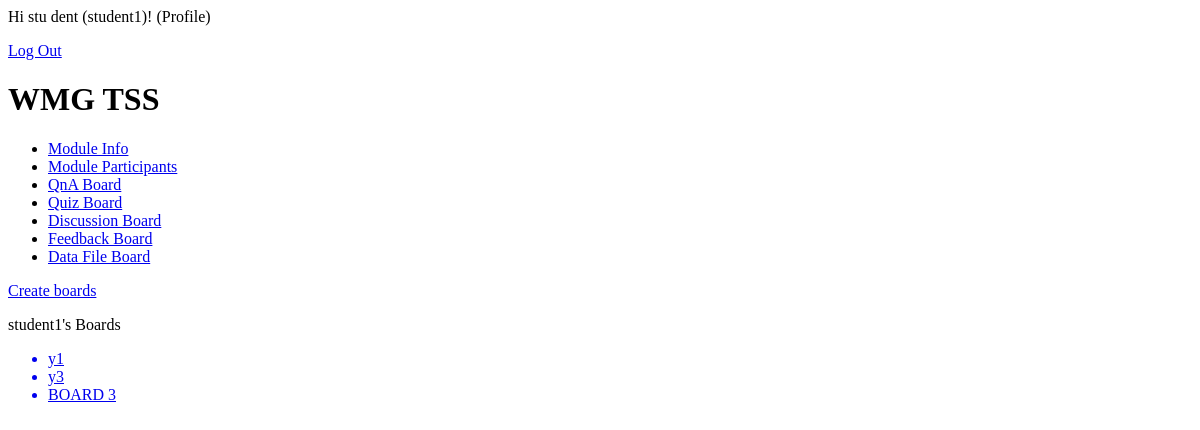
The app's page / (signed in), older data.
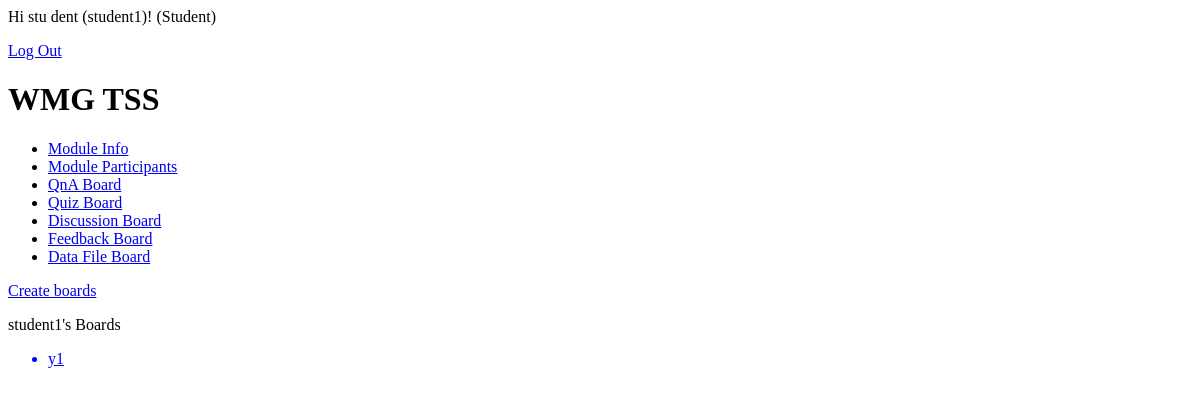
The same page, newer data.
### QnA/models.py (models this page shows, shortened)
class Profile(models.Model):
    user = models.OneToOneField(User, on_delete=models.CASCADE, related_name="profile")
    university_id = models.CharField(max_length=20, blank=True)
    location = models.CharField(max_length=30, blank=True)
    birth_date = models.DateField(null=True, blank=True)
    courses = models.ManyToManyField(Course, blank=True)
    def full_name(self):
        return f'{self.user.first_name} {self.user.last_name}'
    def profile_type(self):
        if hasattr(self, 'student'):
            return self.student.__class__.__name__
        elif hasattr(self, 'tutor'):
            return self.tutor.__class__.__name__
        else:
            return self.__class__.__name__

class Board(models.Model):
    course = models.ForeignKey(Course, on_delete=models.CASCADE)
    name = models.CharField(max_length=99, blank=True)
    owner = models.ForeignKey(Tutor, on_delete=models.CASCADE, related_name="owned_by_tutor", blank=True)
    tutors = models.ManyToManyField(Tutor, related_name="viewable_by_tutor")
    viewers = models.ManyToManyField(Profile, related_name="viewable_by")
    slug = models.SlugField(null=False, unique=True)
    def get_absolute_url(self):
        return reverse('board_detail', kwargs={'slug': self.slug})

### QnA/views.py (the view)
# urls.py: path('', views.home, name='QnA-home'),
def home(request):
    boards = Board.objects.all()
    context = {
        'boards':boards,
    }
    return render(request, 'QnA/home.html', context)

### QnA/templates/QnA/home.html
{% extends "QnA/base.html" %}
{% block content %}
    {% if user.is_authenticated %}
        <a href="/create-board/">Create boards</a>
        <p>{{ user.username }}'s Boards</p>
        <ul>
            {% for board in boards %}
            <a href="{{ board.get_absolute_url }}"><li>{{ board.name }}</li></a>
            {% endfor %}
        </ul>
    {% else %}
        <p>You must be logged in to use this function!</p>
        <a href="{% url 'login' %}">Log In</a>
    {% endif %}
{% endblock content %}

### QnA/templates/QnA/includes/header.html
<div class="header">
    {% if user.is_authenticated %}
    Hi {{ user.profile.full_name }} ({{ user.username }})! ({{ user.profile.profile_type }})
    <p><a href="{% url 'logout' %}">Log Out</a></p>
    {% else %}
    <p>You are not logged in</p>
    <a href="{% url 'login' %}">Log In</a>
    {% endif %}
</div>

Row changes from the older to the newer data that the page shows:
removed Board: name "y3"
removed Board: name "BOARD 3"
Text that changed along with them:
{{ user.profile.profile_type }}: "Profile" → "Student"
